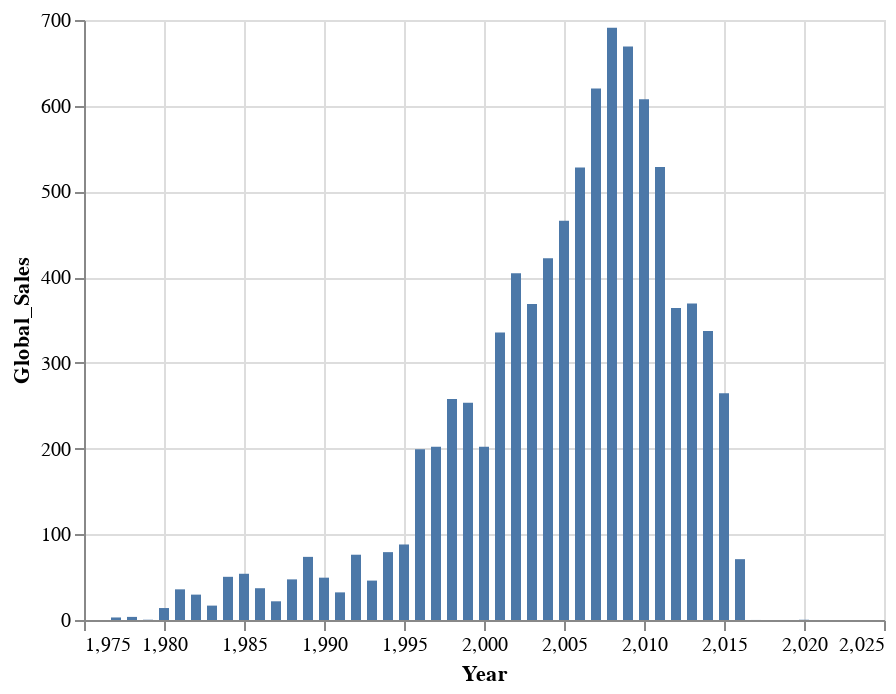

The code cell stored with this chart in its notebook:
### Markdown cell above
<blockquote> 
<p>
    <strong>Figure 1</strong>: Shows the total number of video game sold globally from 1980 - 2016.
</p>
</blockquote>

### Code cell
vg_sales_mod = vg_sales.groupby('Year').sum().reset_index()
alt.data_transformers.disable_max_rows()
alt.Chart(vg_sales_mod).mark_bar().encode(
    x=alt.X('Year'),
    y=alt.Y('Global_Sales') #sum sales
)

### Figure 1 — Vega-Lite specification as saved in the notebook (floating-point values rounded to 4 significant figures)
{"config": {"view": {"continuousWidth": 400, "continuousHeight": 300}}, "data": {"name": "data-29eda8474843b83d3fdd63816f988178"}, "mark": "bar", "encoding": {"x": {"type": "quantitative", "field": "Year"}, "y": {"type": "quantitative", "field": "Global_Sales"}}, "$schema": "https://vega.github.io/schema/vega-lite/v4.0.2.json", "datasets": {"data-29eda8474843b83d3fdd63816f988178": [{"Year": 1977, "Rank": 14221, "NA_Sales": 2.77, "EU_Sales": 0.17, "JP_Sales": 0.0, "Other_Sales": 0.02, "Global_Sales": 2.96}, {"Year": 1978, "Rank": 16460, "NA_Sales": 3.37, "EU_Sales": 0.21, "JP_Sales": 0.0, "Other_Sales": 0.03, "Global_Sales": 3.62}, {"Year": 1979, "Rank": 5800, "NA_Sales": 0.29, "EU_Sales": 0.02, "JP_Sales": 0.0, "Other_Sales": 0.0, "Global_Sales": 0.31}, {"Year": 1980, "Rank": 45262, "NA_Sales": 13.0, "EU_Sales": 0.82, "JP_Sales": 0.0, "Other_Sales": 0.14, "Global_Sales": 13.96}, {"Year": 1981, "Rank": 190488, "NA_Sales": 33.05, "EU_Sales": 1.96, "JP_Sales": 0.0, "Other_Sales": 0.32, "Global_Sales": 35.77}, {"Year": 1982, "Rank": 159552, "NA_Sales": 27.57, "EU_Sales": 1.74, "JP_Sales": 0.0, "Other_Sales": 0.32, "Global_Sales": 29.61}, {"Year": 1983, "Rank": 56759, "NA_Sales": 7.76, "EU_Sales": 0.8, "JP_Sales": 8.1, "Other_Sales": 0.14, "Global_Sales": 16.79}, {"Year": 1984, "Rank": 37073, "NA_Sales": 33.3, "EU_Sales": 2.11, "JP_Sales": 14.27, "Other_Sales": 0.7, "Global_Sales": 50.39}, {"Year": 1985, "Rank": 55505, "NA_Sales": 33.27, "EU_Sales": 4.74, "JP_Sales": 14.56, "Other_Sales": 0.92, "Global_Sales": 53.94}, {"Year": 1986, "Rank": 35986, "NA_Sales": 12.5, "EU_Sales": 2.84, "JP_Sales": 19.81, "Other_Sales": 1.93, "Global_Sales": 37.07}, {"Year": 1987, "Rank": 66158, "NA_Sales": 8.54, "EU_Sales": 1.41, "JP_Sales": 11.63, "Other_Sales": 0.2, "Global_Sales": 21.82}, {"Year": 1988, "Rank": 45622, "NA_Sales": 24.0, "EU_Sales": 6.61, "JP_Sales": 15.76, "Other_Sales": 1.01, "Global_Sales": 47.39}, {"Year": 1989, "Rank": 47527, "NA_Sales": 45.35, "EU_Sales": 8.45, "JP_Sales": 18.36, "Other_Sales": 1.5, "Global_Sales": 73.66}, {"Year": 1990, "Rank": 25106, "NA_Sales": 25.46, "EU_Sales": 7.63, "JP_Sales": 14.88, "Other_Sales": 1.4, "Global_Sales": 49.39}, {"Year": 1991, "Rank": 212821, "NA_Sales": 12.76, "EU_Sales": 3.95, "JP_Sales": 14.78, "Other_Sales": 0.74, "Global_Sales": 32.23}, {"Year": 1992, "Rank": 208926, "NA_Sales": 33.87, "EU_Sales": 11.71, "JP_Sales": 28.91, "Other_Sales": 1.65, "Global_Sales": 76.16}, {"Year": 1993, "Rank": 378762, "NA_Sales": 14.12, "EU_Sales": 4.65, "JP_Sales": 25.33, "Other_Sales": 0.89, "Global_Sales": 45.98}, {"Year": 1994, "Rank": 868891, "NA_Sales": 28.15, "EU_Sales": 14.88, "JP_Sales": 33.99, "Other_Sales": 2.2, "Global_Sales": 79.17}, {"Year": 1995, "Rank": 1879594, "NA_Sales": 24.82, "EU_Sales": 14.71, "JP_Sales": 45.75, "Other_Sales": 2.64, "Global_Sales": 88.11}, {"Year": 1996, "Rank": 1922782, "NA_Sales": 86.82, "EU_Sales": 47.28, "JP_Sales": 57.44, "Other_Sales": 7.69, "Global_Sales": 199.2}, {"Year": 1997, "Rank": 1906616, "NA_Sales": 94.98, "EU_Sales": 48.63, "JP_Sales": 49.04, "Other_Sales": 9.2, "Global_Sales": 202.2}, {"Year": 1998, "Rank": 2638469, "NA_Sales": 129.2, "EU_Sales": 67.25, "JP_Sales": 50.08, "Other_Sales": 11.13, "Global_Sales": 258.0}, {"Year": 1999, "Rank": 2226507, "NA_Sales": 127.0, "EU_Sales": 63.21, "JP_Sales": 52.63, "Other_Sales": 10.21, "Global_Sales": 253.6}, {"Year": 2000, "Rank": 2414266, "NA_Sales": 92.49, "EU_Sales": 52.93, "JP_Sales": 42.77, "Other_Sales": 11.65, "Global_Sales": 202.2}, {"Year": 2001, "Rank": 3434084, "NA_Sales": 176.9, "EU_Sales": 95.41, "JP_Sales": 40.07, "Other_Sales": 22.93, "Global_Sales": 335.4}, {"Year": 2002, "Rank": 6962188, "NA_Sales": 220.6, "EU_Sales": 111.9, "JP_Sales": 42.29, "Other_Sales": 28.02, "Global_Sales": 404.4}, {"Year": 2003, "Rank": 6243497, "NA_Sales": 198.9, "EU_Sales": 105.5, "JP_Sales": 34.89, "Other_Sales": 27.38, "Global_Sales": 368.8}, {"Year": 2004, "Rank": 5908361, "NA_Sales": 223.6, "EU_Sales": 107.9, "JP_Sales": 42.42, "Other_Sales": 47.45, "Global_Sales": 422.1}, {"Year": 2005, "Rank": 7860961, "NA_Sales": 246.2, "EU_Sales": 123.5, "JP_Sales": 54.5, "Other_Sales": 41.11, "Global_Sales": 465.8}, {"Year": 2006, "Rank": 9758731, "NA_Sales": 266.6, "EU_Sales": 130.1, "JP_Sales": 74.82, "Other_Sales": 54.85, "Global_Sales": 527.9}, {"Year": 2007, "Rank": 10499349, "NA_Sales": 317.1, "EU_Sales": 162.0, "JP_Sales": 60.45, "Other_Sales": 78.79, "Global_Sales": 620.2}, {"Year": 2008, "Rank": 12328254, "NA_Sales": 356.0, "EU_Sales": 187.3, "JP_Sales": 60.86, "Other_Sales": 83.8, "Global_Sales": 691.1}, {"Year": 2009, "Rank": 12646136, "NA_Sales": 340.0, "EU_Sales": 190.9, "JP_Sales": 62.04, "Other_Sales": 74.9, "Global_Sales": 669.2}, {"Year": 2010, "Rank": 11269631, "NA_Sales": 305.2, "EU_Sales": 177.3, "JP_Sales": 60.43, "Other_Sales": 60.56, "Global_Sales": 607.6}, {"Year": 2011, "Rank": 10372023, "NA_Sales": 246.0, "EU_Sales": 170.8, "JP_Sales": 54.15, "Other_Sales": 55.73, "Global_Sales": 528.4}, {"Year": 2012, "Rank": 5661978, "NA_Sales": 154.2, "EU_Sales": 117.5, "JP_Sales": 51.91, "Other_Sales": 37.84, "Global_Sales": 363.9}, {"Year": 2013, "Rank": 4448610, "NA_Sales": 155.1, "EU_Sales": 124.5, "JP_Sales": 47.59, "Other_Sales": 39.96, "Global_Sales": 369.2}, {"Year": 2014, "Rank": 4858158, "NA_Sales": 132.0, "EU_Sales": 125.1, "JP_Sales": 39.46, "Other_Sales": 40.02, "Global_Sales": 337.1}, {"Year": 2015, "Rank": 6032343, "NA_Sales": 102.4, "EU_Sales": 97.22, "JP_Sales": 33.72, "Other_Sales": 30.01, "Global_Sales": 264.4}, {"Year": 2016, "Rank": 3945718, "NA_Sales": 22.66, "EU_Sales": 26.79, "JP_Sales": 13.7, "Other_Sales": 7.75, "Global_Sales": 70.97}, {"Year": 2017, "Rank": 47078, "NA_Sales": 0.0, "EU_Sales": 0.0, "JP_Sales": 0.05, "Other_Sales": 0.0, "Global_Sales": 0.05}, {"Year": 2020, "Rank": 5959, "NA_Sales": 0.27, "EU_Sales": 0.0, "JP_Sales": 0.0, "Other_Sales": 0.02, "Global_Sales": 0.29}]}}
